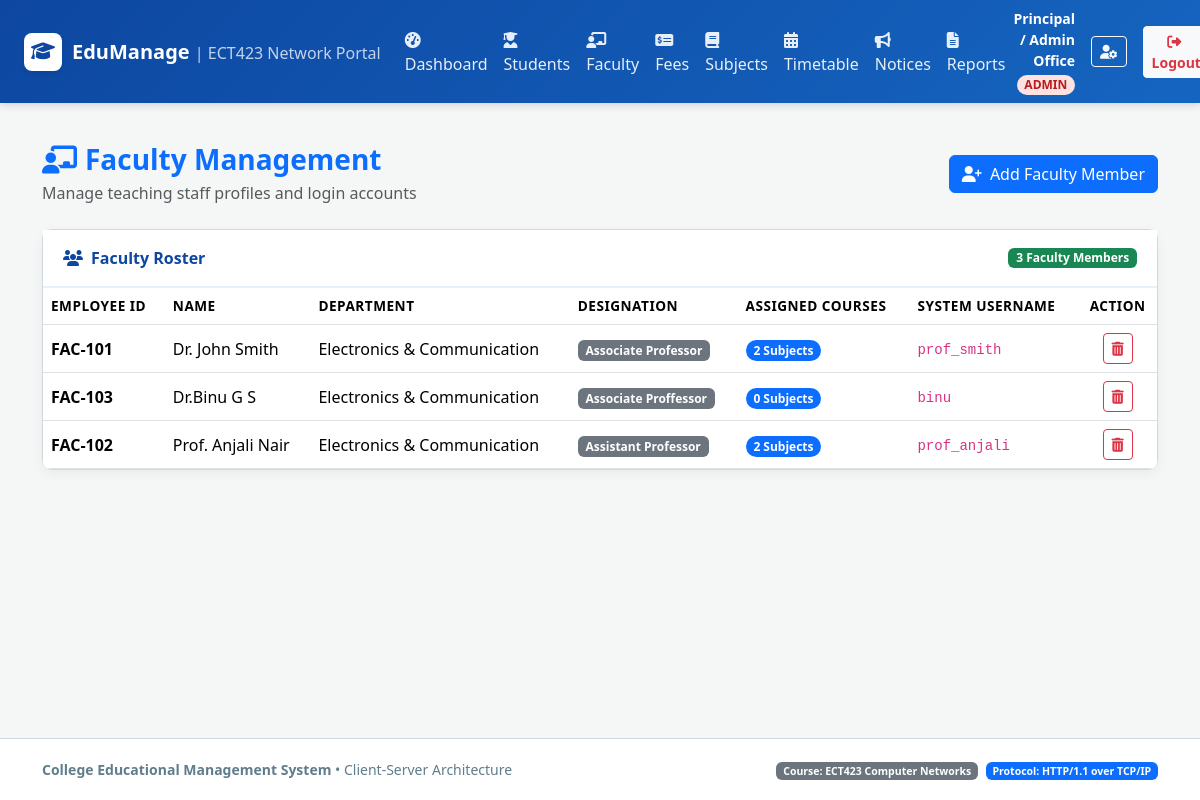
Before: /admin/faculty (signed in) with the older database file.
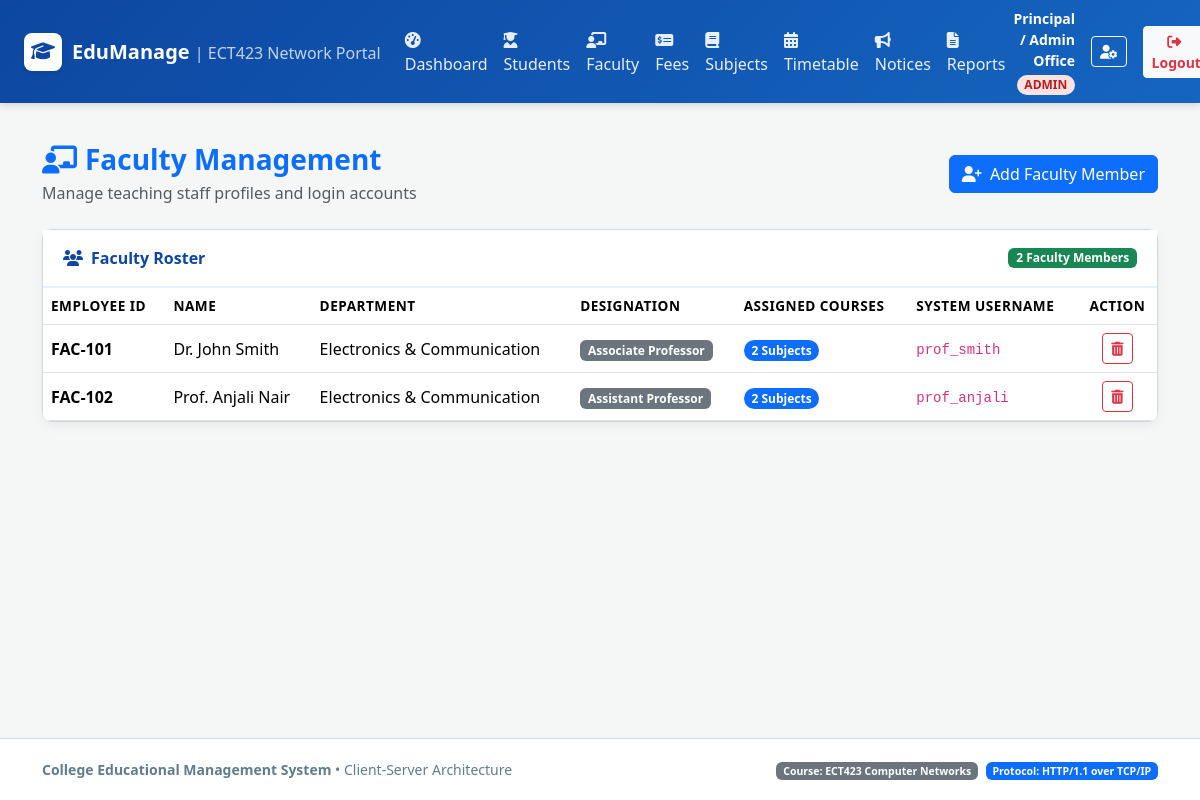
After: the same page with the newer database file.
### tables this page shows
CREATE TABLE faculty (
    id INTEGER PRIMARY KEY AUTOINCREMENT,
    employee_id TEXT UNIQUE NOT NULL,
    name TEXT NOT NULL,
    department TEXT NOT NULL,
    designation TEXT NOT NULL,
    user_id INTEGER UNIQUE NOT NULL,
    FOREIGN KEY (user_id) REFERENCES users(id) ON DELETE CASCADE
);

CREATE TABLE users (
    id INTEGER PRIMARY KEY AUTOINCREMENT,
    username TEXT UNIQUE NOT NULL,
    password_hash TEXT NOT NULL,
    role TEXT CHECK(role IN ('admin', 'faculty', 'student', 'parent')) NOT NULL,
    full_name TEXT NOT NULL,
    email TEXT,
    created_at TIMESTAMP DEFAULT CURRENT_TIMESTAMP
);

### app.py (the view, shortened to what this page needs)
@app.route('/admin/faculty', methods=['GET', 'POST'])
@role_required('admin')
def admin_faculty():
    faculty_list = query_db('''
        SELECT f.*, u.username, u.email,
               (SELECT COUNT(*) FROM subjects WHERE faculty_id = f.id) as subject_count
        FROM faculty f
        JOIN users u ON f.user_id = u.id
        ORDER BY f.department, f.name
    ''')
    return render_template('admin/faculty.html', faculty_list=faculty_list)

### app.py (called while the page is built)
def role_required(*allowed_roles):
    def decorator(f):
        @wraps(f)
        def decorated_function(*args, **kwargs):
            if 'user_id' not in session:
                flash('Please log in first.', 'warning')
                return redirect(url_for('login'))
            user_role = session.get('role')
            if user_role not in allowed_roles:
                flash(f'Access denied! Your role ({user_role}) does not have permission for this section.', 'danger')
                return redirect(url_for(f"{user_role}_dashboard"))
            return f(*args, **kwargs)
        return decorated_function
    return decorator

@app.context_processor
def inject_user():
    return {
        'current_user': {
            'id': session.get('user_id'),
            'username': session.get('username'),
            'role': session.get('role'),
            'full_name': session.get('full_name')
        },
        'today_date': date.today().strftime('%Y-%m-%d')
    }

### database.py (called while the page is built)
def query_db(query, args=(), one=False):
    db = get_db()
    cur = db.cursor()
    cur.execute(query, args)
    rv = cur.fetchall()
    cur.close()
    return (rv[0] if rv else None) if one else rv

### templates/admin/faculty.html (shortened to what this page needs)
{% extends "base.html" %}
{% block content %}
<div class="d-flex justify-content-between align-items-center mb-4">
    <div>
        <h3 class="fw-bold text-primary mb-1"><i class="fa-solid fa-chalkboard-user me-2"></i>Faculty Management</h3>
        <p class="text-muted mb-0">Manage teaching staff profiles and login accounts</p>
    </div>
    <button class="btn btn-primary" data-bs-toggle="modal" data-bs-target="#addFacultyModal">
        <i class="fa-solid fa-user-plus me-1"></i> Add Faculty Member
    </button>
</div>
<div class="card card-custom">
    <div class="card-header-custom">
        <span><i class="fa-solid fa-users me-2"></i>Faculty Roster</span>
        <span class="badge bg-success">{{ faculty_list|length }} Faculty Members</span>
    </div>
    <div class="card-body p-0">
        <div class="table-responsive">
            <table class="table table-custom table-hover align-middle mb-0">
                <thead>
                    <tr>
                        <th>Employee ID</th>
                        <th>Name</th>
                        <th>Department</th>
                        <th>Designation</th>
                        <th>Assigned Courses</th>
                        <th>System Username</th>
                        <th class="text-center">Action</th>
                    </tr>
                </thead>
                <tbody>
                    {% for f in faculty_list %}
                        <tr>
                            <td class="fw-bold">{{ f.employee_id }}</td>
                            <td>{{ f.name }}</td>
                            <td>{{ f.department }}</td>
                            <td><span class="badge bg-secondary">{{ f.designation }}</span></td>
                            <td><span class="badge bg-primary rounded-pill">{{ f.subject_count }} Subjects</span></td>
                            <td><code>{{ f.username }}</code></td>
                            <td class="text-center">
                                <form method="POST" action="{{ url_for('admin_delete_faculty', faculty_id=f.id) }}" onsubmit="return confirm('Delete faculty member {{ f.name }}?')" style="display:inline;">
                                    <button type="submit" class="btn btn-sm btn-outline-danger" title="Delete Faculty">
                                        <i class="fa-solid fa-trash-can"></i>
                                    </button>
                                </form>
                            </td>
                        </tr>
                    {% else %}
                        <tr>
                            <td colspan="7" class="text-center text-muted py-4">No faculty records found.</td>
                        </tr>
                    {% endfor %}
                </tbody>
            </table>
        </div>
    </div>
</div>
{% endblock %}

Changed rows visible on the page:
removed faculty: employee_id "FAC-103", name "Dr.Binu G S", department "Electronics & Communication", designation "Associate Proffessor", subject_count "0", username "binu"
Other visible differences:
{{ faculty_list|length }}: "3" → "2"
